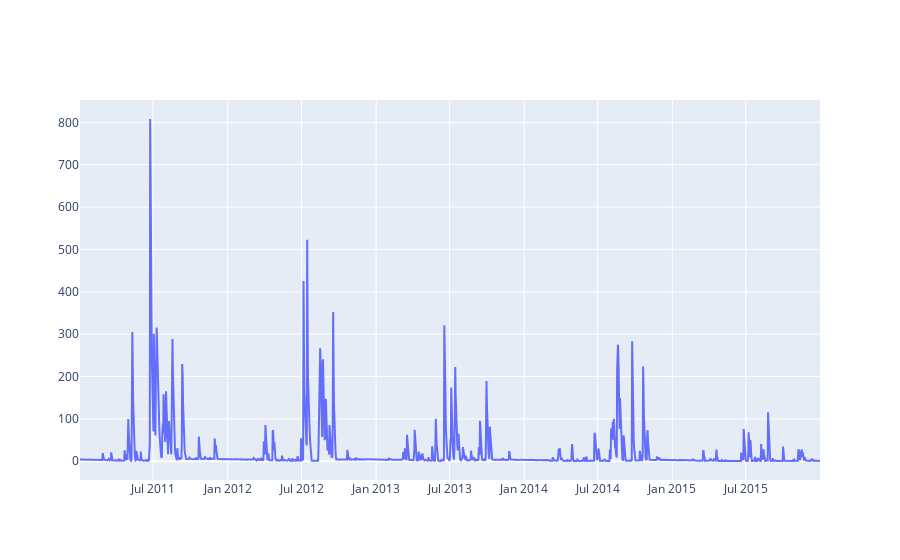

Here is the notebook cell this chart was saved with:
### Code cell
import plotly.graph_objects as go

data_path = r"E:\03_Codes\02_codable_2021\backend\Model_eval\streamflow_andong.csv"
data =  pd.read_csv(data_path)
data['Date'] = pd.to_datetime(data['Date'])   #Read date
date = data['Date']
obs = data['obs']
sim = data['sim']

fig = go.Figure([go.Scatter(x=date, y=obs)])
fig = go.Figure([go.Scatter(x=date, y=sim)])
fig.show()

### Figure 1 — Plotly figure (JSON) as saved in the notebook; plotly's stock layout.template omitted (floating-point values rounded to 4 significant figures; data arrays with more than 128 entries replaced by an {"elided": "..."} marker saying what was removed)
{"data": [{"type": "scatter", "x": {"elided": "1825 str values"}, "y": {"elided": "1825 float values"}}], "layout": {}}
